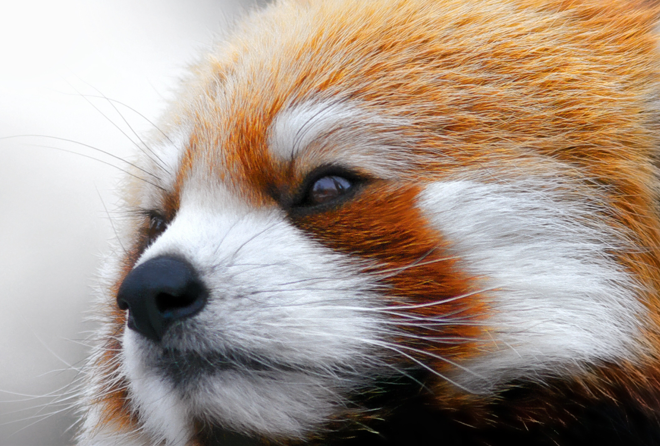
#> input picture panda.png, 660 x 446 px
$ python e16.py
#> lines starting #> are read from the running program, lines starting #| are printed output that depends on the picture
from PIL import Image
import matplotlib.pyplot as plt
import numpy as np

imagen= Image.open("panda.png")
#> imagen is the input picture: PIL image 660x446 RGBA; mean R, G, B, A 167, 150.9, 138.6, 255
imagen=np.array(imagen)
dimenciones=np.shape(imagen)
#> dimenciones = (446, 660, 4)
grises=np.zeros((dimenciones[0],dimenciones[1]))

for i in range(dimenciones[0]):
    for j in range(dimenciones[1]):
        grises[i][j]=(imagen[i][j][0]*0.2959+imagen[i][j][1]*0.5870+imagen[i][j][2]*0.1140)
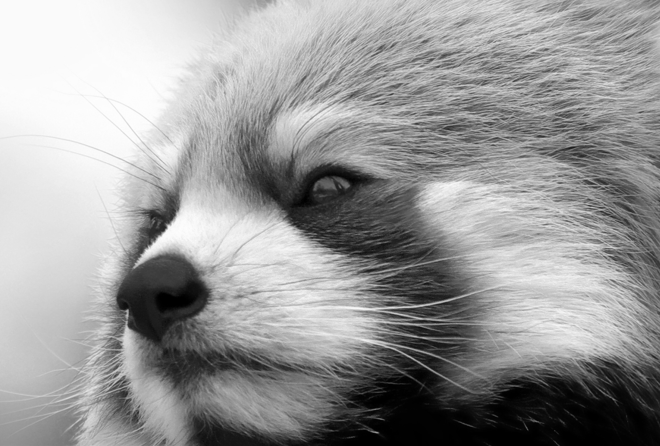
#> grises: shape (446, 660) float64; min 0, max 253.9, mean 153.8


plt.imshow(grises,cmap="gray")
plt.show()
